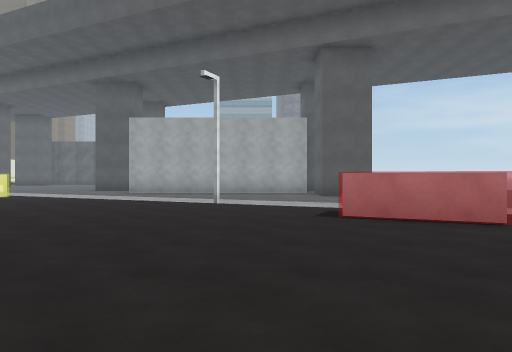
View 1 (above)

24 first-person views from a walk through a 3-D level made in the Unity game engine. The camera is 1.2 m above the floor, looks level and sees 70° across. The floor is counted in squares, 2 m on a side. Each view is taken from the middle of a square. On the plan, view 1 faces up. The plan holds only what a view shows up to about 10 squares ahead; the rest is blank. The place goes on beyond the plan. The player character is not drawn. Some animated figures are left out. Some surface patterns are stand-ins.

View 2
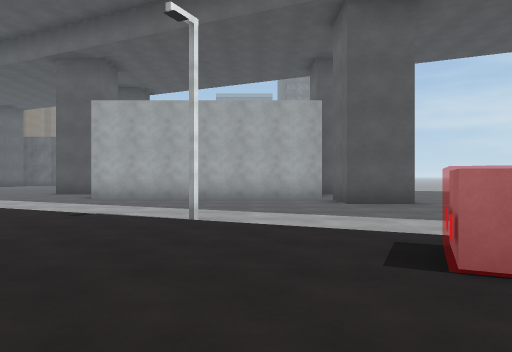

View 3
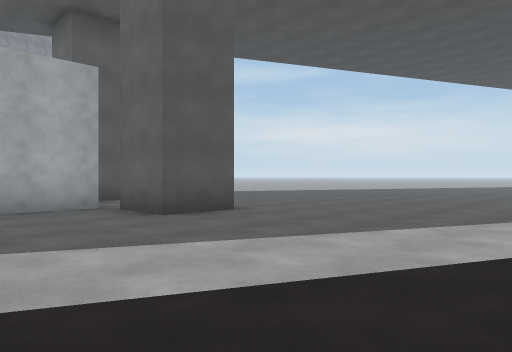

View 4
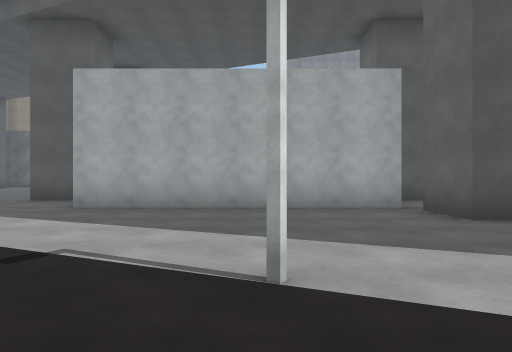

View 5
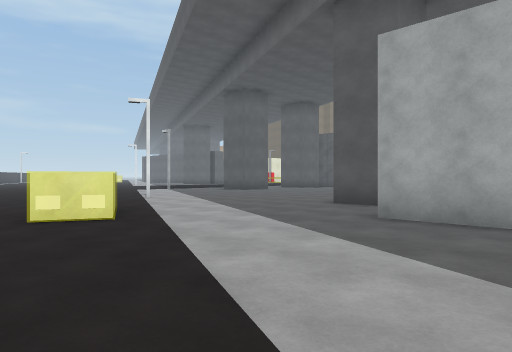

View 6
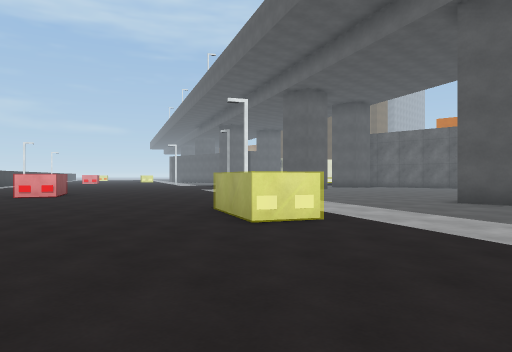

View 7
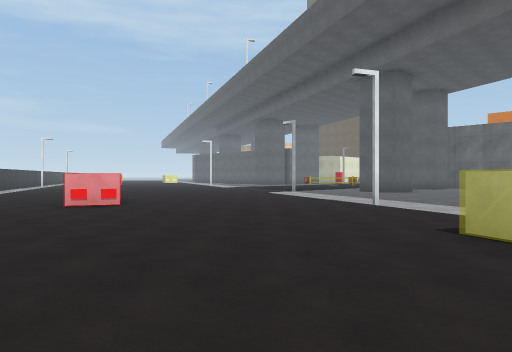

View 8
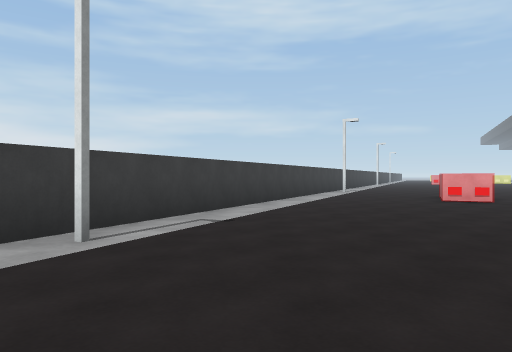

View 9
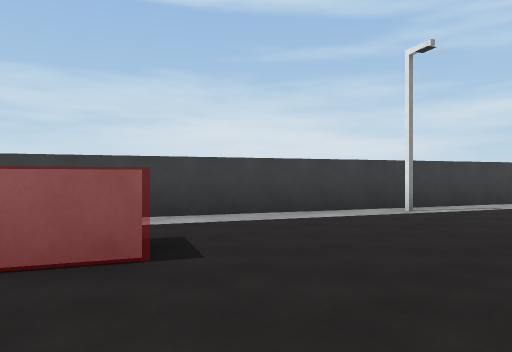

View 10
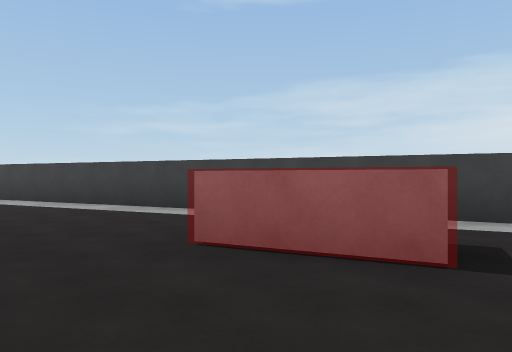

View 11
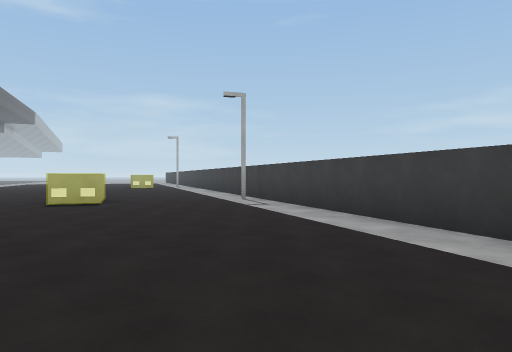

View 12
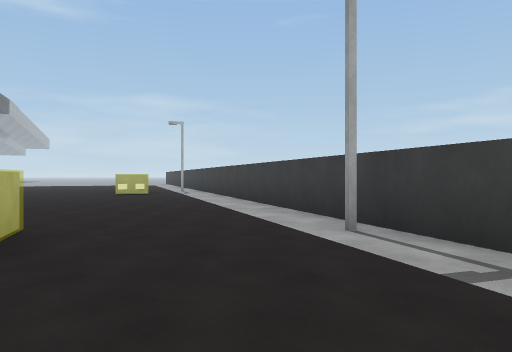

View 13
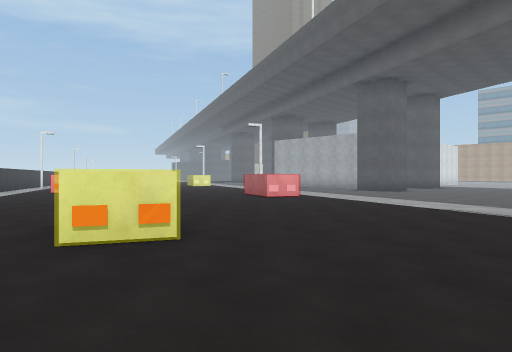

View 14
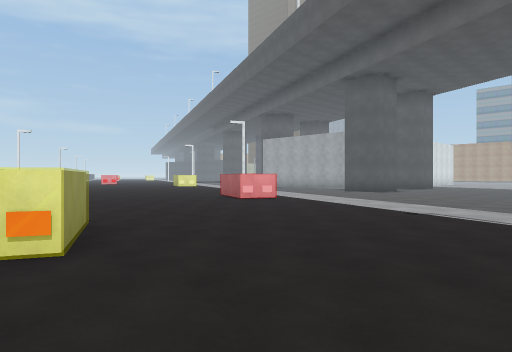

View 15
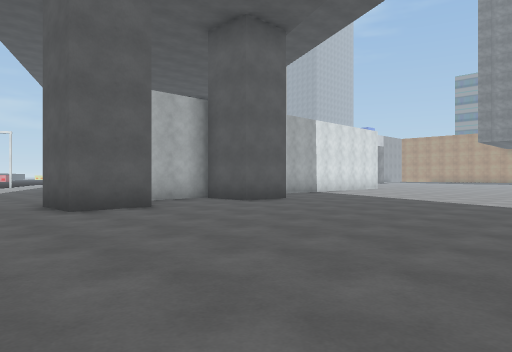

View 16
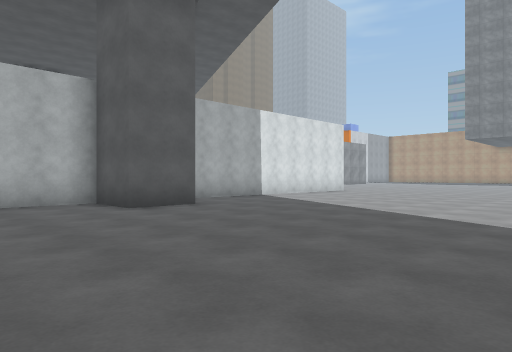

View 17
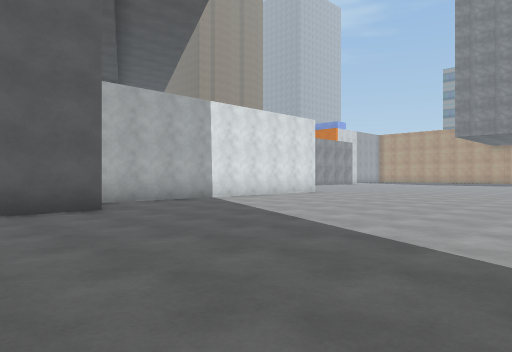

View 18
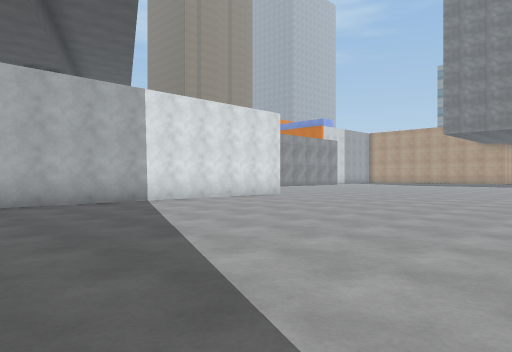

View 19
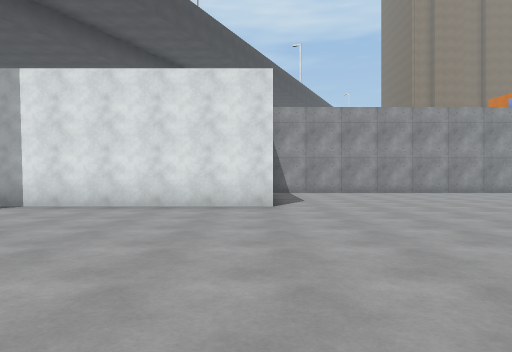

View 20
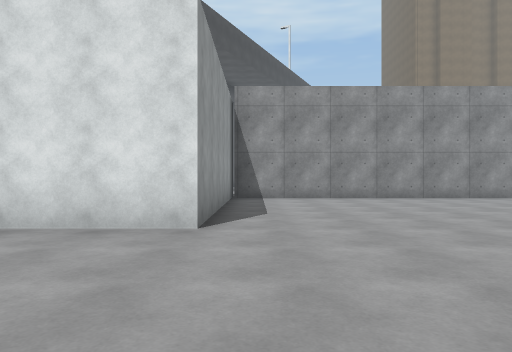

View 21
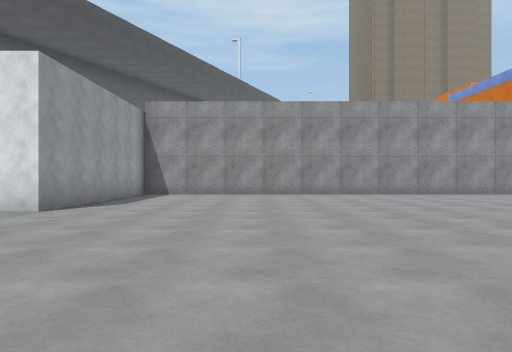

View 22
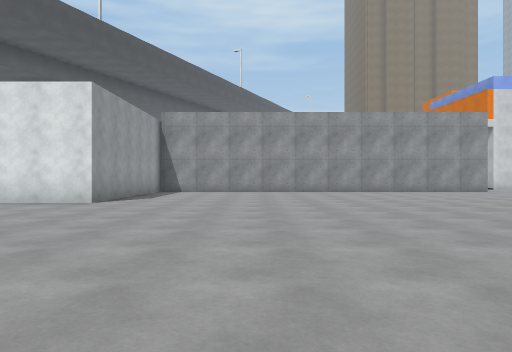

View 23
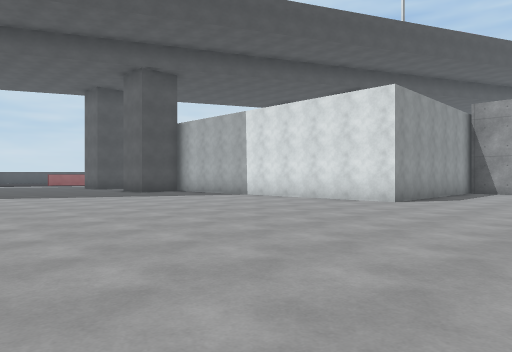

View 24
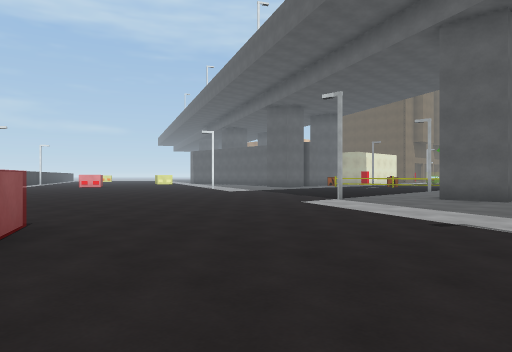

### Floor plan
Points are (right, up) in squares from view 1. A wall is a line through its corners. A room is listed if a view was taken in it or the views show most of it. See-through windows are left out.
Room 1 (views 1, 2, 3, 4, 5, 6, 7, 8, 9, 10, 11, 12, 13, 14, 15, 16, 17, 18, 19, 20, 21, 22, 23, 24)
walls: (1.9, 13.1) (-4.6, 13.1); (-5.5, 15.1) (-6.6, 15.1); (3.5, 12.6) (3.5, 11.1) (2, 11.1) (2, 12.6); (3.5, 16.8) (3.5, 15.1) (1.8, 15.1) (1.8, 13.4); (-13.9, 19.6) (-13.9, 19.2) (-15.4, 19.2); (-17, 4.8) (9.4, -7.8); (-3.9, 33) (-3.9, 25.3) (1.8, 25.3) (1.8, 17.2)
objects: other object (-17, 9) to (-15, 10); streetlight (-17, 17); other object (-9, 10) to (-7, 11); other object (-5, 1) to (-4, 2); other object (1, 5) to (3, 6); other object (5, -2) to (7, -1)

Where each view was taken, in squares from view 1:
view 1: 0 up, 0 right, facing up
view 2: 3 up, 0 right, facing up
view 3: 6 up, 1 left, facing up-right
view 4: 6 up, 1 left, facing up
view 5: 8 up, 2 left, facing up-left
view 6: 6 up, 4 left, facing up-left
view 7: 6 up, 8 left, facing up-left
view 8: 4 up, 7 left, facing left
view 9: 5 up, 4 left, facing down-left
view 10: 5 up, 4 left, facing down
view 11: 2 up, 3 left, facing down-right
view 12: 1 down, 2 right, facing down-right
view 13: 3 down, 10 right, facing up-left
view 14: 2 down, 10 right, facing up-left
view 15: 9 up, 10 right, facing up-left
view 16: 12 up, 10 right, facing up-left
view 17: 14 up, 10 right, facing up-left
view 18: 16 up, 10 right, facing up-left
view 19: 25 up, 9 right, facing left
view 20: 26 up, 6 right, facing left
view 21: 29 up, 8 right, facing left
view 22: 29 up, 10 right, facing left
view 23: 29 up, 10 right, facing down-left
view 24: 9 up, 12 left, facing up-left
